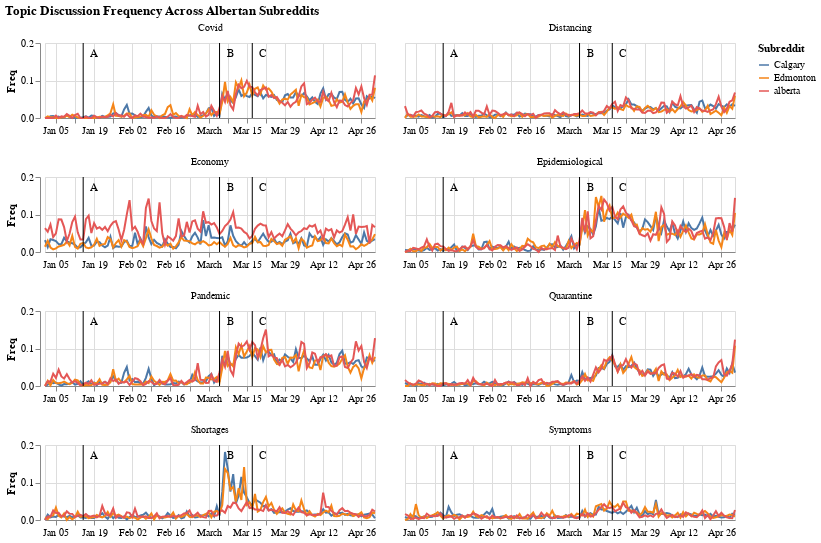

The notebook cell saved with this chart:
### Code cell
# Build Altair plot

plt = (
    alt.Chart(title="Chart title")
    .mark_line()
    .encode(
        x=alt.X("date", axis=alt.Axis(title=None)),
        y=alt.Y("score:Q", axis=alt.Axis(title="Freq")),
        color=alt.Color(
            "subreddit:O",
            legend=alt.Legend(title="Subreddit"),
            scale=alt.Scale(scheme="tableau10"),
        ),
    )
)

tlc = alt.Chart(timeline).mark_rule().encode(x="date")
labels = tlc.mark_text(align="left", baseline="top", dx=7).encode(
    text="label", y=alt.value(5)
)

plot = (
    (plt + tlc + labels)
    .properties(width=330, height=75)
    .facet(
        alt.Facet("cat:N", title=None),
        data=agg,
        title="Topic Discussion Frequency Across Albertan Subreddits",
        columns=2,
    )
    .resolve_scale(x="independent")
)

plot

### Figure 1 — Vega-Lite specification as saved in the notebook (floating-point values rounded to 4 significant figures; data arrays with more than 128 entries replaced by an {"elided": "..."} marker saying what was removed)
{"$schema": "https://vega.github.io/schema/vega-lite/v4.8.1.json", "columns": 2, "config": {"view": {"continuousHeight": 300, "continuousWidth": 400}}, "data": {"name": "data-8de18aabf1aaf7fc3e1b27fa9597ed26"}, "datasets": {"data-8de18aabf1aaf7fc3e1b27fa9597ed26": {"elided": "2928 records"}, "data-b2be8d5fc6626117ef006cf5c93784d7": [{"date": "2020-01-15T00:00:00", "event": "Canada's first case", "label": "A"}, {"date": "2020-03-05T00:00:00", "event": "Alberta's first case", "label": "B"}, {"date": "2020-03-17T00:00:00", "event": "Canada Declares Public Health Emergency", "label": "C"}]}, "facet": {"field": "cat", "title": null, "type": "nominal"}, "resolve": {"scale": {"x": "independent"}}, "spec": {"height": 75, "layer": [{"encoding": {"color": {"field": "subreddit", "legend": {"title": "Subreddit"}, "scale": {"scheme": "tableau10"}, "type": "ordinal"}, "x": {"axis": {"title": null}, "field": "date", "type": "temporal"}, "y": {"axis": {"title": "Freq"}, "field": "score", "type": "quantitative"}}, "mark": "line", "title": "Chart title"}, {"data": {"name": "data-b2be8d5fc6626117ef006cf5c93784d7"}, "encoding": {"x": {"field": "date", "type": "temporal"}}, "mark": "rule"}, {"data": {"name": "data-b2be8d5fc6626117ef006cf5c93784d7"}, "encoding": {"text": {"field": "label", "type": "nominal"}, "x": {"field": "date", "type": "temporal"}, "y": {"value": 5}}, "mark": {"align": "left", "baseline": "top", "dx": 7, "type": "text"}}], "width": 330}, "title": "Topic Discussion Frequency Across Albertan Subreddits"}
